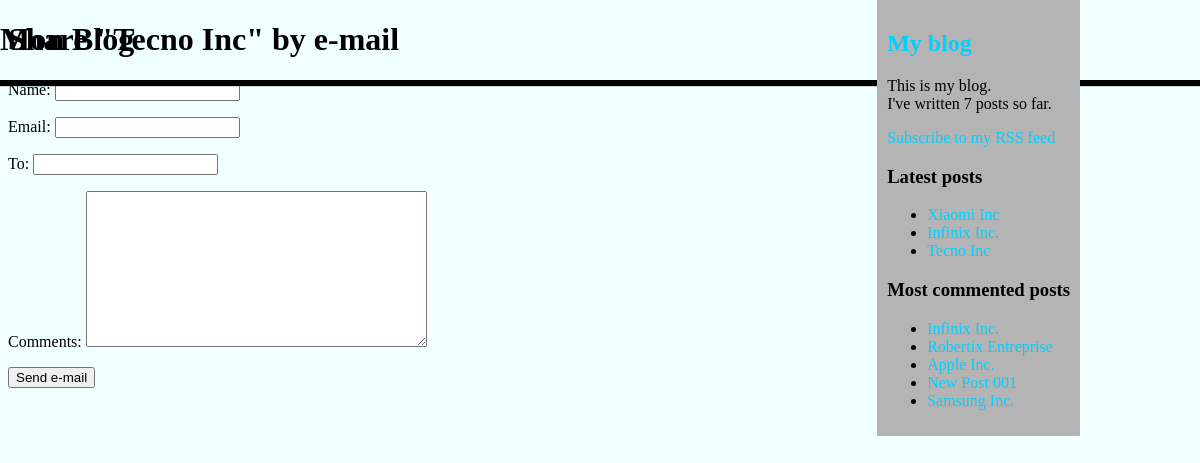
The app's page /blog/5/share/, older data.
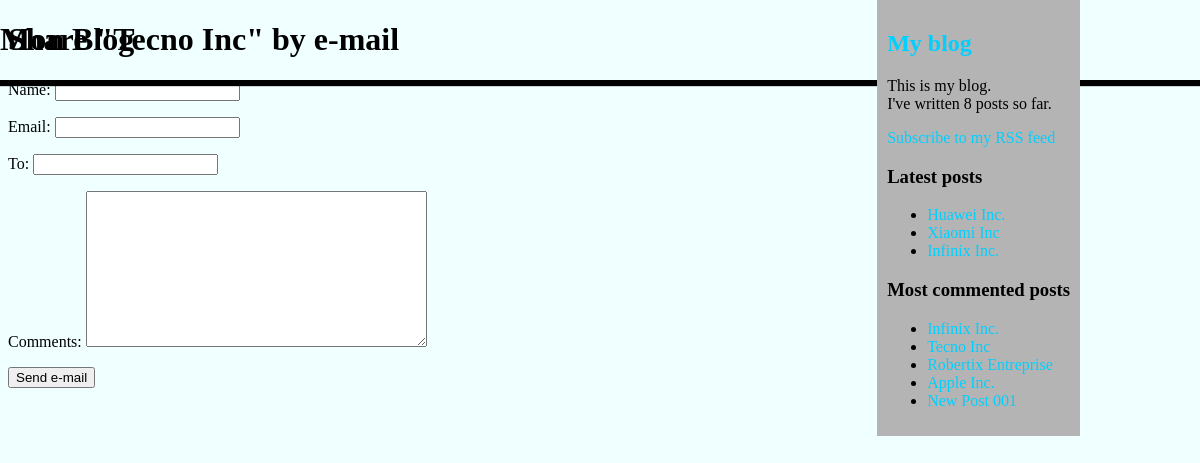
The same page, newer data.
### blog/models.py (models this page shows, shortened)
class Post(models.Model):
    class Status(models.TextChoices):
        DRAFT = 'DF', 'Draft'
        PUBLISHED = 'PB', 'Published'
    title = models.CharField(max_length=250)
    slug = models.SlugField(max_length=250,
                            unique_for_date='publish')
    author = models.ForeignKey(User,
                           on_delete=models.CASCADE,
                           related_name='blog_posts')
    body = models.TextField()
    tags = TaggableManager()
    publish = models.DateTimeField(default=timezone.now)
    created = models.DateTimeField(auto_now_add=True)
    updated = models.DateTimeField(auto_now=True)
    status = models.CharField(max_length=2,
                          choices=Status.choices,
                          default=Status.DRAFT)
    objects = models.Manager()
    published = PublishedManager()
    drafts = DraftManager()
    class Meta:
        ordering = ['-publish']
    def get_absolute_url(self):
        return reverse('blog:post_detail',
                        args=[
                            self.publish.year,
                            self.publish.month,
                            self.publish.day,
                            self.slug
                        ]
                    )

### blog/views.py (the view)
class PostShare(View):
    template_name = "blog/post/share.html"
    def get(self, request, post_id):
        post = get_object_or_404(Post, id=post_id, status=Post.Status.PUBLISHED)
        form = EmailPostForm()
        return render(request, self.template_name, {'post': post, 'form': form})
    def post(self, request, post_id):
        post = get_object_or_404(Post, id=post_id, status=Post.Status.PUBLISHED)
        form = EmailPostForm(request.POST)
        sent = False
        if form.is_valid():
            cd = form.cleaned_data
            cd = form.cleaned_data
            post_url = request.build_absolute_uri(post.get_absolute_url())
            subject = f"{cd['name']} recommends you read "\
                    f"{post.title}"
            message = f"Read {post.title} at {post_url}\n\n"\
                                f"{cd['name']}\'s comments: {cd['comments']}"
            send_mail(subject, message, "isaacrobertoluwaseun@gmail.com", [cd['to']])
            sent = True
        return render(request, self.template_name, {'post': post, 'form': form, "sent": sent})

### blog/forms.py
class EmailPostForm(forms.Form):
    name = forms.CharField(max_length=25)
    email = forms.EmailField()
    to = forms.EmailField()
    comments = forms.CharField(required=False,
                               widget=forms.Textarea)

### blog/models.py (called while the page is built)
    def get_queryset(self):
        return super().get_queryset()\
                        .filter(status=Post.Status.PUBLISHED)

### blog/templatetags/blog_tags.py (called while the page is built)
@register.simple_tag
def total_posts():
    return Post.published.count()

@register.inclusion_tag('blog/post/latest_posts.html')
def show_latest_posts(count=5):
    latest_posts = Post.published.order_by('-publish')[:count]
    return {'latest_posts': latest_posts}

@register.simple_tag
def get_most_commented_posts(count=5):
    return Post.published.annotate(
               total_comments=Count('comments')
           ).order_by('-total_comments')[:count]

### blog/templates/blog/post/share.html (shortened to what this page needs)
{% extends "blog/base.html" %}
{% block content %}
    {% if sent %}
        <h1>E-mail successfully sent</h1>
        <p>
            "{{ post.title }}" was successfully sent to {{ form.cleaned_data.to }}.
        </p>
    {% else %}
        <h1>Share "{{ post.title }}" by e-mail</h1>
        <form method="post">
            {{ form.as_p }}
            <input type="submit" value="Send e-mail">
        </form>
    {% endif %}
{% endblock %}

### blog/templates/blog/base.html (shortened to what this page needs)
{% load static %}
{% load blog_tags %}
<!DOCTYPE html>
<html>
    <head>
        <link href="{% static "css/blog.css" %}" rel="stylesheet">
    </head>
    <body>
        <div id="header">
            <h1>Mon Blog</h1>
        </div>
        <div class="side-bar">
            <h2><a href='{% url "blog:post_list" %}'>My blog</a></h2>
            <p>
                This is my blog.<br>
                I've written {% total_posts %} posts so far.
            </p>
            <p>
                <a href="{% url "blog:post_feed" %}">
                    Subscribe to my RSS feed
                </a>
          </p>
            <h3>Latest posts</h3>
            {% show_latest_posts 3 %}
            <h3>Most commented posts</h3>
            {% get_most_commented_posts as most_commented_posts %}
            <ul>
                {% for post in most_commented_posts %}
                <li>
                    <a href="{{ post.get_absolute_url }}">{{ post.title }}</a>
                </li>
                {% endfor %}
            </ul>
        </div>
        <div class="content">
            {% block content %}
            {% endblock %}
        </div>
    </body>
</html>

### blog/templates/blog/post/latest_posts.html
<ul>
    {% for post in latest_posts %}
      <li>
        <a href="{{ post.get_absolute_url }}">{{ post.title }}</a>
      </li>
    {% endfor %}
</ul>

### blog/static/css/blog.css (style rules this page uses)
body { background-color: azure; color: black; }
#header { position: fixed; box-shadow: 1px 0px 1px 6px black; width: 100%; height: 80px; border: none; margin: 0; top: 0; right: 0; left: 0; }
.side-bar { top: 0; right: 10%; position: fixed; background-color: rgb(180, 180, 180); padding: 10px; }
a { color: #00d0ff; text-decoration: none; }

Row changes from the older to the newer data that the page shows:
no longer on this page (row edited): Post: title "Samsung Inc.", shown under "Most commented posts"
added Post: title "Huawei Inc.", shown under "Latest posts"
changed Post "Tecno Inc": moves from the list under "Latest posts" to the list under "Most commented posts"
Text that changed along with them:
text no longer shown: "7"
text now shown: "8"
